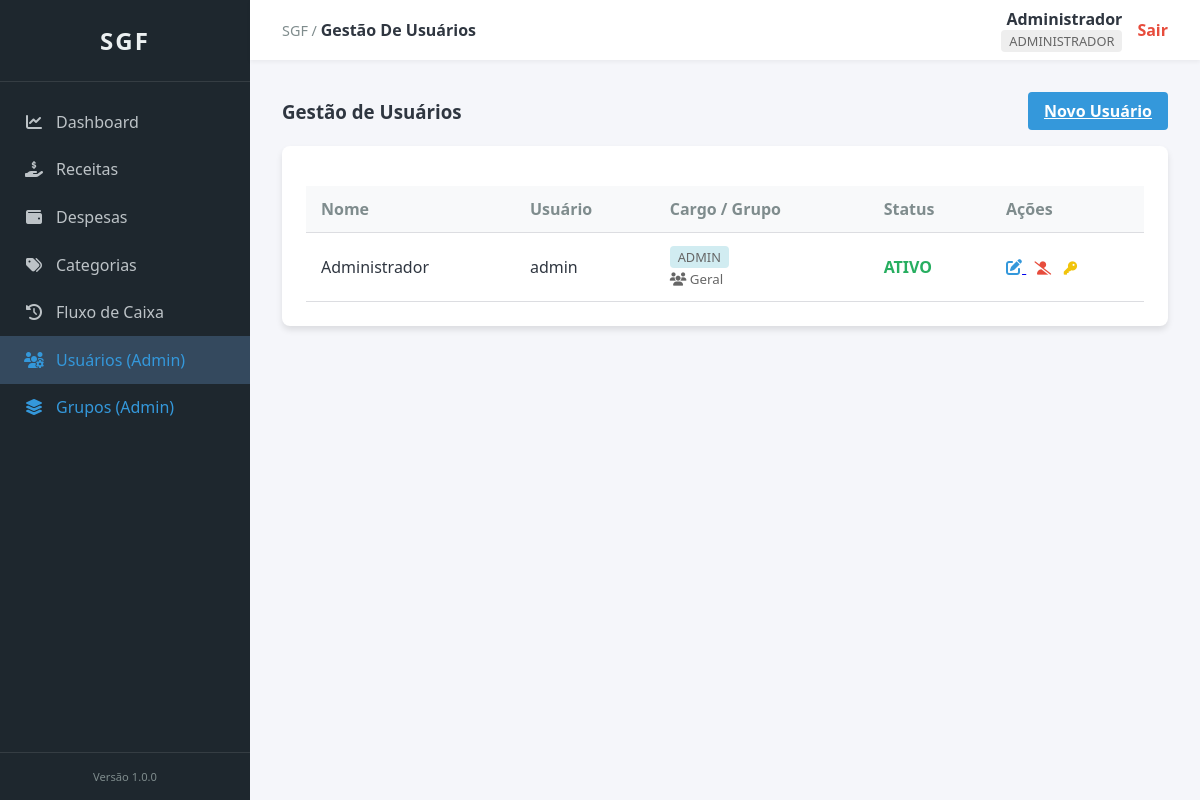
Page /index.php?page=usuarios (signed in) on the committed database.
### tables this page shows
CREATE TABLE IF NOT EXISTS usuarios (
    id INT AUTO_INCREMENT PRIMARY KEY,
    grupo_id INT NULL,
    nome VARCHAR(100) NOT NULL,
    usuario VARCHAR(50) NOT NULL UNIQUE,
    senha VARCHAR(255) NOT NULL,
    cargo ENUM('admin', 'user') DEFAULT 'user',
    status ENUM('ativo', 'inativo') DEFAULT 'ativo',
    primeiro_acesso BOOLEAN DEFAULT TRUE,
    criado_em TIMESTAMP DEFAULT CURRENT_TIMESTAMP
);

CREATE TABLE IF NOT EXISTS grupos (
    id INT AUTO_INCREMENT PRIMARY KEY,
    nome VARCHAR(100) NOT NULL,
    criado_em TIMESTAMP DEFAULT CURRENT_TIMESTAMP
);

### includes/functions.php (called while the page is built, shortened)
<?php
function s($texto) {
    return htmlspecialchars($texto ?? '', ENT_QUOTES, 'UTF-8');
}

### pages/usuarios.php (the view, shortened to what this page needs)
<?php
$action = $_GET['action'] ?? 'list';
$stmt = $pdo->query("SELECT u.*, g.nome as grupo_nome
                     FROM usuarios u
                     LEFT JOIN grupos g ON u.grupo_id = g.id
                     ORDER BY u.nome ASC");
$usuarios = $stmt->fetchAll();
?>
<div class="header-actions" style="display: flex; justify-content: space-between; align-items: center; margin-bottom: 1rem;">
    <h3>Gestão de Usuários</h3>
    <?php if ($action !== 'edit' && $action !== 'new'): ?>
        <a href="index.php?page=usuarios&action=new" class="btn btn-primary">Novo Usuário</a>
    <?php endif; ?>
</div>
<div class="card">
    <div class="table-responsive">
        <table>
            <thead>
                <tr>
                    <th>Nome</th>
                    <th>Usuário</th>
                    <th>Cargo / Grupo</th>
                    <th>Status</th>
                    <th>Ações</th>
                </tr>
            </thead>
            <tbody>
                <?php foreach ($usuarios as $u): ?>
                    <tr>
                        <td style="font-weight: 500;"><?= s($u['nome']) ?></td>
                        <td><?= s($u['usuario']) ?></td>
                        <td>
                            <span class="user-role" style="background: <?= $u['cargo'] === 'admin' ? '#d1ecf1' : '#f8f9fa' ?>;">
                                <?= s($u['cargo']) ?>
                            </span>
                            <br>
                            <small style="color: #666;"><i class="fas fa-users"></i> <?= s($u['grupo_nome'] ?? 'Sem Grupo') ?></small>
                        </td>
                        <td>
                            <span class="badge" style="color: <?= $u['status'] === 'ativo' ? 'var(--success)' : 'var(--danger)' ?>; font-weight: bold;">
                                <?= strtoupper(s($u['status'])) ?>
                            </span>
                        </td>
                        <td>
                            <a href="index.php?page=usuarios&action=edit&id=<?= $u['id'] ?>" title="Editar">
                                <i class="fas fa-edit" style="color: var(--accent);"></i>
                            </a>
                            <form action="index.php?page=usuarios" method="POST" style="display:inline;" onsubmit="return confirm('Alterar status deste usuário?');">
                                <button type="submit" name="toggle_status" style="background:none; border:none; cursor:pointer;" title="<?= $u['status'] === 'ativo' ? 'Desativar' : 'Ativar' ?>">
                                    <i class="fas <?= $u['status'] === 'ativo' ? 'fa-user-slash' : 'fa-user-check' ?>" style="color: <?= $u['status'] === 'ativo' ? 'var(--danger)' : 'var(--success)' ?>;"></i>
                                </button>
                            </form>
                            <button onclick="document.getElementById('modal-reset-<?= $u['id'] ?>').style.display='flex'" style="background:none; border:none; cursor:pointer;" title="Resetar Senha">
                                <i class="fas fa-key" style="color: var(--warning);"></i>
                            </button>
                        </td>
                    </tr>
                <?php endforeach; ?>
            </tbody>
        </table>
    </div>
</div>

### assets/css/style.css (style rules this page uses)
:root { --primary-color: #2c3e50; --sidebar-bg: #1e272e; --sidebar-item-active: #34495e; --content-bg: #f5f6fa; --header-bg: #ffffff; --accent: #3498db; --success: #27ae60; --danger: #e74c3c; --warning: #f1c40b; --text-main: #2f3640; --text-muted: #7f8c8d; --border: #dcdde1; --shadow: 0 4px 6px rgba(0, 0, 0, 0.1); --sidebar-width: 250px; }
* { margin: 0; padding: 0; box-sizing: border-box; }
body { font-family: 'Segoe UI', Roboto, Helvetica, Arial, sans-serif; color: var(--text-main); background-color: var(--content-bg); }
.user-role { font-size: 0.8rem; background: #eee; padding: 2px 8px; border-radius: 4px; text-transform: uppercase; color: #666; }
.card { background: white; padding: 1.5rem; border-radius: 8px; box-shadow: var(--shadow); margin-bottom: 1.5rem; }
.btn { padding: 8px 16px; border-radius: 4px; border: none; cursor: pointer; font-weight: 600; transition: opacity 0.2s; }
.btn-primary { background: var(--accent); color: white; }
.table-responsive { overflow-x: auto; }
table { width: 100%; border-collapse: collapse; margin-top: 1rem; }
th, td { text-align: left; padding: 12px 15px; border-bottom: 1px solid var(--border); }
th { background-color: #f8f9fa; color: var(--text-muted); }

### rows in the picture
usuarios: nome "Administrador", usuario "admin", cargo "ADMIN", grupo.nome "Geral", status "ATIVO"

### other values in the picture
s($page_title) "Gestão De Usuários"
s($_SESSION['usuario_nome']) "Administrador"
